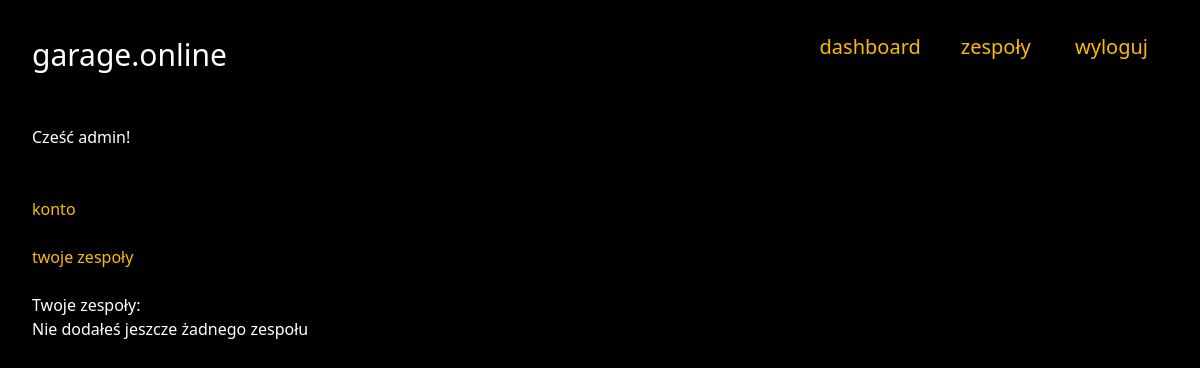
Page /dashboard/ (signed in) on the earlier database version.
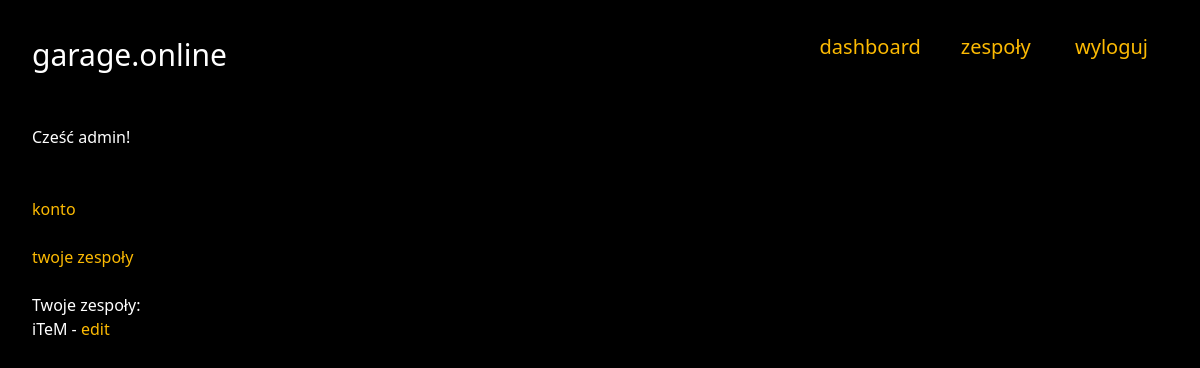
Same page on the later database version.
### garage_online/models.py (models this page shows, shortened)
class Band(models.Model):
    name = models.CharField(max_length=100, null=False, blank=False)
    contact_email = models.EmailField(null=True, blank=True)
    show_contact_email = models.BooleanField(default=True)
    short_desc = models.TextField(max_length=150, null=False, blank=False)
    long_desc = models.TextField(null=False, blank=False)
    genre = models.PositiveSmallIntegerField(choices=choices.get_genres(), default=0)
    image = models.ImageField(upload_to='bands_photos', null=False, blank=False)
    country = models.CharField(max_length=2, choices=choices.get_countries(), default='PL')
    city = models.CharField(max_length=50, null=False, blank=False)
    is_active = models.BooleanField(default=True)
    tags = models.CharField(max_length=100, null=True, blank=True)
    add_2db_date = models.DateField(auto_now_add=True)
    user = models.ManyToManyField(User, related_name='bands')
    social_links = models.OneToOneField(SocialLink, on_delete=models.CASCADE, null=True, blank=True, default=None)

### garage_online/views.py (the view)
# urls.py: path('dashboard/', views.dashboard, name='dashboard'),
@login_required()
def dashboard(request):
    bands = Band.objects.filter(user=request.user) if request.user.is_authenticated else None
    return render(request, 'garage_online/dashboard.html', {'bands': bands})

### garage_online/templates/garage_online/dashboard.html (shortened to what this page needs)
{% extends 'base.html' %}
{% block body %}
    Cześć {{ user }}!<br>
    <br><br>
    <a href="{% url 'user_settings' %}">konto</a><br>
    <br>
    <a href="{% url 'user_bands' %}">twoje zespoły</a><br>
    <br>
    Twoje zespoły:<br>
    {% if bands|length == 0 %}
        Nie dodałeś jeszcze żadnego zespołu
    {% else %}
        {% for band in bands %}
            {{ band.name }} - <a href="{% url 'edit_band' band.id band.name %}">edit</a><br>
        {% endfor %}
    {% endif %}
{% endblock %}

### garage_online/templates/base.html (shortened to what this page needs)
{% load static %}
<!doctype html>
<html lang="en">
<head>
    <link href="https://cdn.jsdelivr.net/npm/bootstrap@5.2.0-beta1/dist/css/bootstrap.min.css" rel="stylesheet">
    <link rel="stylesheet" href="{% static 'garage_online.css' %}">
    <div class="header">
        <text class="logo">
            garage.online
        </text>
        <div class="header-right">
            <a href="{% url 'all_bands' %}">zespoły</a>
            {% if user.is_authenticated %}
                <div class="dropdown">
                    <a href="{% url 'dashboard' %}">dashboard</a>
                </div>
                <a href="{% url 'logout' %}">wyloguj</a>
            {% else %}
                <a href="{% url 'login' %}">zaloguj</a>
            {% endif %}
        </div>
    </div>
</head>
<br><br>
<body>
    {% block body %}{% endblock %}
</body>
</html>

### garage_online/static/garage_online.css (style rules this page uses)
:root { --primary-color: #fcba03; --background-color: #000000; --background-light-color: #202020; --text-color: #ffffff; --primary-width: 300px; --large-width: 760px; --button-height-shift: 36px; }
body { padding: 2rem; background-color: black; color: var(--text-color); margin-bottom: 75px; }
a { color: var(--primary-color); text-decoration: none; }
.logo { font-size: 30px; }
.header a { font-size: 20px; text-decoration: none; padding: 20px; }
.header-right { float: right; }
.dropdown { float: left; }

Differences in the rows shown:
added Band: name "iTeM"
Other differences:
text no longer shown: "Nie dodałeś jeszcze żadnego zespołu"
